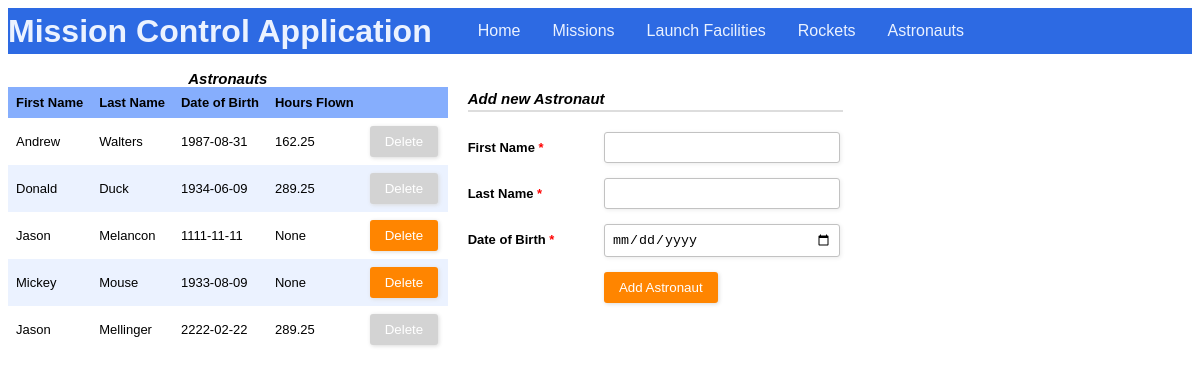
Screenshot of /astronauts with the database file from the repository.
### tables this page shows
CREATE TABLE "Astronauts" (
	`aid`	INTEGER NOT NULL PRIMARY KEY AUTOINCREMENT,
	`firstName`	TEXT NOT NULL,
	`lastName`	TEXT NOT NULL,
	`dob`	TEXT NOT NULL
);

### app.py (the view, shortened to what this page needs)
@app.route("/astronauts", methods=["GET", "POST"])
def showAstronauts():
    conn = sqlite3.connect(dbPath)
    conn.row_factory = sqlite3.Row
    c = conn.cursor()
    c.execute("SELECT aid, A.aid IN (SELECT aid FROM Crew) AS cannotDelete, firstName, lastName, dob, (SELECT SUM((strftime('%s',M.landTime) - strftime('%s',M.launchTime))/3600.0) FROM Mission M, Crew C WHERE M.mid = C.mid AND C.aid = A.aid) AS hoursFlown FROM Astronauts A")
    results = c.fetchall()
    formInputs = [['firstName', 'text', 'First Name', []], ['lastName', 'text', 'Last Name', []], ['dob', 'date', 'Date of Birth', []]]
    conn.commit()
    conn.close()
    return render_template("astronauts.html", headers=("First Name","Last Name","Date of Birth","Hours Flown"), rows=results, inputs=formInputs)

### templates/astronauts.html (shortened to what this page needs)
{% extends "main_template.html" %}
{% from 'macros.html' import GenerateTable, GenerateFormToAddEntry %}
{% block body %}
<section style="float:left">
	{{ GenerateTable('Astronauts', headers, rows, 'aid') }}
</section>
<section style="float:left">
	{{ GenerateFormToAddEntry('Astronaut', inputs) }}
</section>
{% endblock %}

### templates/main_template.html (shortened to what this page needs)
<!DOCTYPE html>
<html>
	<head>
		<link rel="stylesheet" type= "text/css" href="{{ url_for('static', filename='styles.css') }}">
	</head>
	<body>
		<header>
			<ul class="nav">
				<h1 class="nav">Mission Control Application</h1>
				<li class="nav"><a class="nav" href="{{ url_for('index') }}">Home</a></li>
				<li class="nav"><a class="nav" href="{{ url_for('showMissions') }}">Missions</a></li>
				<li class="nav"><a class="nav" href="{{ url_for('showFacilities') }}">Launch Facilities</a></li>
				<li class="nav"><a class="nav" href="{{ url_for('showRockets') }}">Rockets</a></li>
				<li class="nav"><a class="nav" href="{{ url_for('showAstronauts') }}">Astronauts</a></li>
			</ul>
		</header>
		{% block body %}{% endblock %}
	</body>
</html>

### templates/macros.html (shortened to what this page needs)
{% macro GenerateTable(title, headers, rows, keyName) %}
	{% if rows %}
		<table>
			<caption>
				{{title}}
			</caption>
			<tr>
				{% for header in headers %}
				<th>{{header}}</th>
				{% endfor %}
				<th/>
			</tr>
			{% for row in rows %}
			<tr id ="{{row[keyName]}}">
				{% for value in row %}
					{% if loop.index0 > 1 %}
						<td>
							{{value|safe}}
						</td>
					{% endif %}
				{% endfor %}
				{% if row[1] == 1 %}
					{% set disabled = 'disabled' %}
				{% else %}
					{% set disabled = '' %}
				{% endif %}
				<td>
					<div class="form-style-2" style="width:70px; padding: 0px 0px 0px 0px;">
						<form method="post">
							<input type="submit" value="Delete" name="delete.{{ row[0] }}" {{disabled}}/>
						</form>
					</div>
				</td>
			</tr>
			{% endfor %}
		</table>
	{% else %}
		No records found!
	{% endif %}
{% endmacro %}
{% macro GenerateFormToAddEntry(entryType, inputs) %}
	<div class="form-style-2">
	<div class="form-style-2-heading">Add new {{entryType}}</div>
	<form method="post">
		{% for fieldName, fieldType, fieldLabel, optionalValues in inputs %}
			{% if fieldType == 'text' %}
				<label for="{{fieldName}}"><span>{{fieldLabel}} <span class="required">*</span></span><input type="text" class="input-field" name="{{fieldName}}" required/></label>
			{% elif fieldType == 'number' %}
				<label for="{{fieldName}}"><span>{{fieldLabel}} <span class="required">*</span></span><input type="number" class="input-field" name="{{fieldName}}" required/></label>
			{% elif fieldType == 'selectmultiple' %}
				<label for="{{fieldName}}"><span>{{fieldLabel}} <span class="required">*</span></span><select multiple name="{{fieldName}}" class="select-field" required>
				{% for id, displayName in optionalValues %}
					<option value="{{id}}">{{displayName}}</option>
				{% endfor %}
				</select></label>
			{% elif fieldType == 'datetime' %}
				<label for="{{fieldName}}"><span>{{fieldLabel}} <span class="required">*</span></span><input type="datetime-local" class="input-field" name="{{fieldName}}" id="{{optionalValues[0]}}" onchange="changeEnd()" required></label>
			{% elif fieldType == 'date' %}
				<label for="{{fieldName}}"><span>{{fieldLabel}} <span class="required">*</span></span><input type="date" class="input-field" name="{{fieldName}}" required></label>
			{% endif %}
		{% endfor %}
		<label><span>&nbsp;</span><input type="submit" value="Add {{entryType}}" /></label>
	</form>
	</div>
{% endmacro %}

### static/styles.css (style rules this page uses)
:root { --light-blue: #EBF2FF; --medium-blue: #86AEFD; --dark-blue: #2D6AE3; }
ul.nav { list-style-type: none; text-align: center; display: block; margin: 0; padding: 0; overflow: hidden; background-color: var(--dark-blue); }
li.nav { float: left; }
li a.nav { display: inline-block; color: var(--light-blue); text-align: center; padding: 14px 16px; text-decoration: none; font-family: "Trebuchet MS", Helvetica, sans-serif; }
h1.nav { float: left; margin: 0; padding: 5px 30px 0px 0px; font-family: "Trebuchet MS", Helvetica, sans-serif; color: var(--light-blue); vertical-align: bottom; }
table { border-collapse: collapse; width: 100%; }
th, td { text-align: left; padding: 8px; font: 13px Arial, Helvetica, sans-serif; }
caption { font: 13px Arial, Helvetica, sans-serif; font-weight: bold; font-style: italic; font-size: 15px; }
tr { background-color: var(--light-blue) }
tr:nth-child(even) { background-color: white }
th { background-color: var(--medium-blue); font-weight: bold; }
.form-style-2 { width: 375px; max-width: 650px; padding: 20px 12px 10px 20px; font: 13px Arial, Helvetica, sans-serif; }
.form-style-2-heading { font-weight: bold; font-style: italic; border-bottom: 2px solid #ddd; margin-bottom: 20px; font-size: 15px; padding-bottom: 3px; }
.form-style-2 label { display: block; margin: 0px 0px 15px 0px; }
.form-style-2 label > span { width: 35%; font-weight: bold; float: left; padding-top: 8px; padding-right: 5px; }
.form-style-2 span.required { color:red; }
.form-style-2 input.input-field { width: 63%; }
.form-style-2 input.input-field, .form-style-2 .tel-number-field, .form-style-2 .textarea-field, .form-style-2 .select-field { box-sizing: border-box; -webkit-box-sizing: border-box; -moz-box-sizing: border-box; border: 1px solid #C2C2C2; box-shadow: 1px 1px 4px #EBEBEB; -moz-box-shadow: 1px 1px 4px #EBEBEB; -webkit-box-shadow: 1px 1px 4px #EBEBEB; border-radius: 3px; -webkit-border-radius: 3px; -moz-border-radius: 3px; padding: 7px; outline: none; }
.form-style-2 input[type=submit], .form-style-2 input[type=button] { border: none; padding: 8px 15px 8px 15px; background: #FF8500; color: #fff; box-shadow: 1px 1px 4px #DADADA; -moz-box-shadow: 1px 1px 4px #DADADA; -webkit-box-shadow: 1px 1px 4px #DADADA; border-radius: 3px; -webkit-border-radius: 3px; -moz-border-radius: 3px; }
.form-style-2 input[type=submit]:disabled, .form-style-2 input[type=button]:disabled { background: lightgray; color: #fff; }

### rows the page displays
Astronauts: firstName "Andrew", lastName "Walters", dob "1987-08-31", row "162.25"
Astronauts: firstName "Donald", lastName "Duck", dob "1934-06-09", row "289.25"
Astronauts: firstName "Jason", lastName "Melancon", dob "1111-11-11", row "None"
Astronauts: firstName "Mickey", lastName "Mouse", dob "1933-08-09", row "None"
Astronauts: firstName "Jason", lastName "Mellinger", dob "2222-02-22", row "289.25"

### other values shown
{{ title }} "Astronauts"
{{ header }} "First Name" "Last Name" "Date of Birth" "Hours Flown"
{{ entryType }} "Astronaut"
{{ fieldLabel }} "First Name" "Last Name"
{{ fieldLabel }} "Date of Birth"
